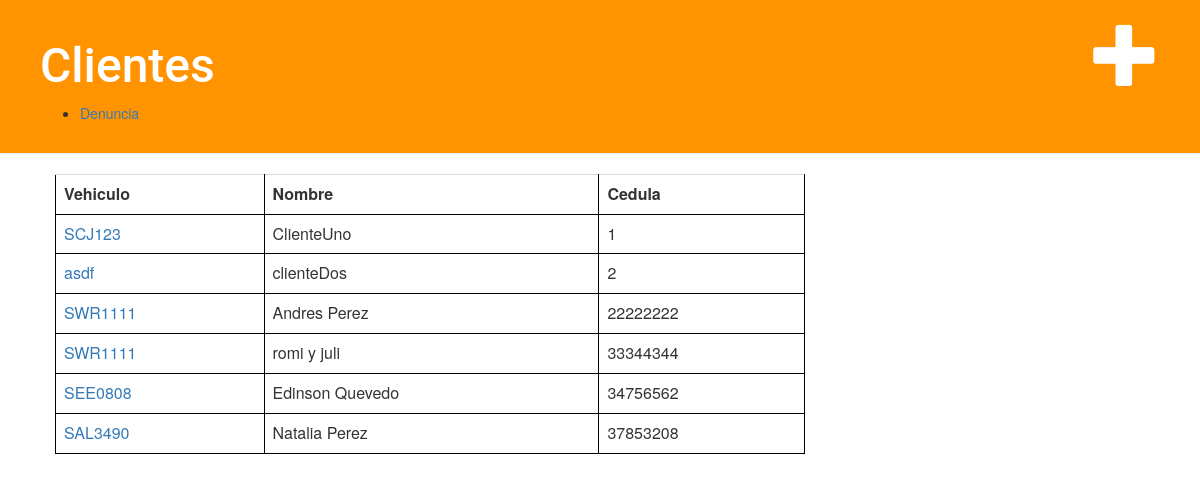
The page /cliente/ on the database its author committed.
### denuncia/models.py (models this page shows, shortened)
class Cliente(models.Model):
    cedula = models.CharField(primary_key=True, max_length=8)
    nombre = models.CharField(max_length=30)
    vehiculo = models.ForeignKey('Vehiculo',on_delete=models.CASCADE,)

class Vehiculo(models.Model):
    matricula = models.CharField(primary_key=True, max_length=7)

### denuncia/views.py (the view)
# urls.py: path('cliente/', views.cliente_list, name='cliente_list'),
def cliente_list(request):
    clientes = Cliente.objects.order_by('cedula')
    return render(request, 'cliente/cliente_list.html', {'clientes': clientes})

### denuncia/templates/cliente/cliente_list.html
{% extends 'cliente/base.html' %}
{% block content %}
	<table class='table'>
		<tr>
			<th>Vehiculo</th><th>Nombre</th><th>Cedula</th>
		</tr>
		{% for cliente in clientes %}
			<tr>
				<td> <a href="{% url 'cliente_detail' pk=cliente.cedula %}">{{ cliente.vehiculo.matricula }}</a></td>
				<td>{{ cliente.nombre }} </td>
				<td>{{ cliente.cedula }} </td>
			</tr>
		{% endfor %}
	</table>
{% endblock %}

### denuncia/static/css/denuncia.css (style rules this page uses)
.table, th, td { border: 1px solid black; }

### rows shown on the page
Cliente: vehiculo.matricula "SCJ123", nombre "ClienteUno", cedula "1"
Cliente: vehiculo.matricula "asdf", nombre "clienteDos", cedula "2"
Cliente: vehiculo.matricula "SWR1111", nombre "Andres Perez", cedula "22222222"
Cliente: vehiculo.matricula "SWR1111", nombre "romi y juli", cedula "33344344"
Cliente: vehiculo.matricula "SEE0808", nombre "Edinson Quevedo", cedula "34756562"
Cliente: vehiculo.matricula "SAL3490", nombre "Natalia Perez", cedula "37853208"
